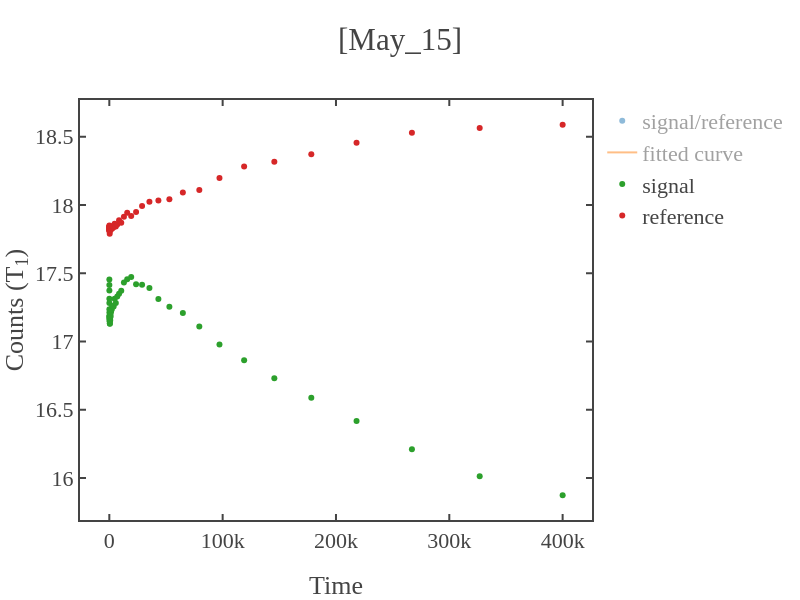

Notebook code cell kept with this figure:
### Code cell
# loading the data 
total_path = r"C:\Users\Atanu\OneDrive\Desktop\research_work\paper\T1_atanu_github\T1_measurements\codes\data\2025\May_12\p_15mW\l_100.0us\systematic\a_5\s_2000\[17_08_46]_1.0us.npz"

load_data = dict(np.load(total_path))
time_axis,signal_photon,reference_samples,signal_samples = data_to_time_signal(load_data,samples,first=first_sig_ref)


x=time_axis[1:]
y=signal_photon[1:]
guess_parameters = np.array([0.7,1,50e3])  # input these paramters(serially) with your guess  
fitting_function = 'exp'   # y0+y_max*np.exp(-x/tau)
fitting_range = False   # for x-axis 

# fitting the data
x_fit,y_fit,coefficient,error_bars = fit_func(x,y,fit_range=fitting_range,func=fitting_function,guess_params=guess_parameters) 
if len(str(int(coefficient[2])))>7 or coefficient[2]<0:
    print('Fitted lifetime seems too long (more than 10ms) or negative.')
    print('If not expected for T1 exp, retry with increasing or decreasing the evolution time of the sequence.')
# plotting the data 
fig1 = simple_plot(x,y,show=False,x_name = "Time",y_name = "Counts (T<sub>1</sub>)",mode='markers',title=f'{date}',curve_name='signal/reference')
fig2 = simple_plot(x_fit,y_fit,show=False,x_name = "Time",y_name = "Counts (T<sub>1</sub>)",mode='lines',title=f'{date}',curve_name='fitted curve')
fig3 = simple_plot(x,signal_samples[1:],show=False,x_name = "Time",y_name = "Counts (T<sub>1</sub>)",mode='markers',title=f'{date}',curve_name='signal')
fig4 = simple_plot(x,reference_samples[1:],show=False,x_name = "Time",y_name = "Counts (T<sub>1</sub>)",mode='markers',title=f'{date}',curve_name='reference')

add_figures([fig1,fig2,fig3,fig4],show=True,x_name = "Time",y_name = "Counts (T<sub>1</sub>)",title=f'[{date}]')

### Figure 1 — Plotly figure (JSON) as saved in the notebook; plotly's stock layout.template omitted (floating-point values rounded to 4 significant figures)
{"data": [{"mode": "markers", "name": "signal/reference", "showlegend": true, "type": "scatter", "visible": "legendonly", "x": [24, 29, 36, 44, 54, 67, 82, 100, 123, 150, 184, 226, 276, 338, 414, 507, 621, 760, 930, 1139, 1394, 1706, 2088, 2556, 3129, 3830, 4688, 5738, 7023, 8596, 10522, 12878, 15763, 19294, 23616, 28905, 35380, 43305, 53004, 64877, 79408, 97195, 118965, 145612, 178227, 218148, 267010, 326817, 400020], "y": [0.9794, 0.9765, 0.9739, 0.9705, 0.9682, 0.9663, 0.9647, 0.9641, 0.964, 0.9646, 0.9652, 0.9629, 0.9622, 0.9651, 0.962, 0.9609, 0.9632, 0.9622, 0.9651, 0.9634, 0.9647, 0.9664, 0.9669, 0.9678, 0.9679, 0.9673, 0.9692, 0.9686, 0.9705, 0.9699, 0.9721, 0.9731, 0.9729, 0.9751, 0.9705, 0.9679, 0.9649, 0.96, 0.9564, 0.9512, 0.9448, 0.9329, 0.9223, 0.9135, 0.9029, 0.8896, 0.875, 0.8626, 0.854]}, {"mode": "lines", "name": "fitted curve", "showlegend": true, "type": "scatter", "visible": "legendonly", "x": [24, 29, 36, 44, 54, 67, 82, 100, 123, 150, 184, 226, 276, 338, 414, 507, 621, 760, 930, 1139, 1394, 1706, 2088, 2556, 3129, 3830, 4688, 5738, 7023, 8596, 10522, 12878, 15763, 19294, 23616, 28905, 35380, 43305, 53004, 64877, 79408, 97195, 118965, 145612, 178227, 218148, 267010, 326817, 400020], "y": [0.9695, 0.9695, 0.9695, 0.9695, 0.9695, 0.9695, 0.9695, 0.9695, 0.9695, 0.9695, 0.9695, 0.9695, 0.9694, 0.9694, 0.9694, 0.9694, 0.9693, 0.9693, 0.9692, 0.9691, 0.969, 0.9689, 0.9688, 0.9686, 0.9684, 0.9681, 0.9678, 0.9674, 0.9669, 0.9663, 0.9656, 0.9647, 0.9636, 0.9623, 0.9607, 0.9587, 0.9563, 0.9534, 0.9499, 0.9457, 0.9406, 0.9344, 0.9271, 0.9183, 0.9078, 0.8956, 0.8812, 0.8647, 0.8459]}, {"mode": "markers", "name": "signal", "showlegend": true, "type": "scatter", "visible": true, "x": [24, 29, 36, 44, 54, 67, 82, 100, 123, 150, 184, 226, 276, 338, 414, 507, 621, 760, 930, 1139, 1394, 1706, 2088, 2556, 3129, 3830, 4688, 5738, 7023, 8596, 10522, 12878, 15763, 19294, 23616, 28905, 35380, 43305, 53004, 64877, 79408, 97195, 118965, 145612, 178227, 218148, 267010, 326817, 400020], "y": [17.45, 17.41, 17.37, 17.31, 17.28, 17.24, 17.21, 17.18, 17.17, 17.18, 17.19, 17.16, 17.15, 17.17, 17.13, 17.13, 17.16, 17.15, 17.2, 17.18, 17.21, 17.23, 17.23, 17.26, 17.26, 17.26, 17.31, 17.28, 17.33, 17.35, 17.37, 17.43, 17.46, 17.47, 17.42, 17.42, 17.39, 17.31, 17.25, 17.21, 17.11, 16.98, 16.86, 16.73, 16.59, 16.42, 16.21, 16.01, 15.87]}, {"mode": "markers", "name": "reference", "showlegend": true, "type": "scatter", "x": [24, 29, 36, 44, 54, 67, 82, 100, 123, 150, 184, 226, 276, 338, 414, 507, 621, 760, 930, 1139, 1394, 1706, 2088, 2556, 3129, 3830, 4688, 5738, 7023, 8596, 10522, 12878, 15763, 19294, 23616, 28905, 35380, 43305, 53004, 64877, 79408, 97195, 118965, 145612, 178227, 218148, 267010, 326817, 400020], "y": [17.82, 17.83, 17.84, 17.84, 17.85, 17.84, 17.84, 17.82, 17.81, 17.81, 17.81, 17.82, 17.82, 17.79, 17.81, 17.83, 17.82, 17.83, 17.82, 17.84, 17.84, 17.83, 17.82, 17.83, 17.83, 17.84, 17.86, 17.84, 17.86, 17.89, 17.87, 17.91, 17.94, 17.92, 17.95, 17.99, 18.02, 18.03, 18.04, 18.09, 18.11, 18.2, 18.28, 18.32, 18.37, 18.45, 18.53, 18.56, 18.59]}], "layout": {"height": 600, "title": {"text": "[May_15]"}, "width": 800, "xaxis": {"autorange": true, "range": [-25870.0, 425900.0], "title": {"text": "Time"}, "type": "linear"}, "yaxis": {"autorange": true, "range": [15.69, 18.77], "title": {"text": "Counts (T<sub>1</sub>)"}, "type": "linear"}}}
